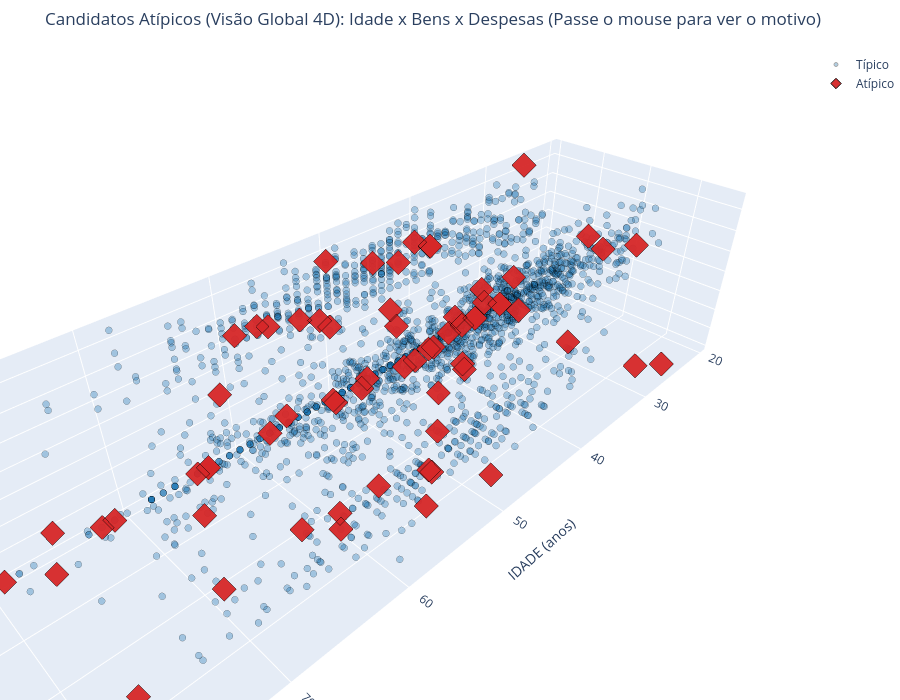

Source (notebook cell):
### Markdown cell above
### O mesmo recorte, em 3D — e a explicação dos pontos que parecem "no meio"

> [!IMPORTANT]
> **Por que alguns pontos atípicos parecem estar misturados "no meio" da nuvem 3D?**  
> O modelo Isolation Forest operou simultaneamente em **4 dimensões** (`IDADE`, `ANOS_ESTUDO`, `Total_Bens_Log`, `Total_Despesas_Contratadas_Log`). No entanto, o gráfico 3D abaixo plota apenas 3 eixos espaciais (`IDADE`, `Total_Bens_Log` e `Total_Despesas_Contratadas_Log`).
>
> A **4ª dimensão (`ANOS_ESTUDO` / Escolaridade)** não possui um eixo geométrico no espaço 3D!  
> Como consequência, candidatos como **Tiririca (CE)**, **Ubirajara É Show Papai (CE)** e **Ditinho Avivip (BA)** possuem patrimônio, idade e despesas perfeitamente compatíveis com os demais candidatos, mas têm **apenas 1 a 4 anos de estudo (Lê e Escreve ou Fundamental Incompleto)** num ecossistema onde a imensa maioria possui Ensino Superior ($z = -4$ e $-5$). No gráfico 3D, eles são projetados no meio da nuvem, mas no espaço 4D real estão totalmente isolados no chão da escolaridade!
>
> 👉 **Passe o mouse sobre os pontos vermelhos:** o tooltip diagnóstico exibe o campo **"🚨 Motivo do Isolamento"**, informando exatamente qual variável causou a atipicidade do candidato!

### Code cell
cores_iso = {'Típico': '#1f77b4', 'Atípico': '#d62728'}

fig3d = go.Figure()
for status, cor in cores_iso.items():
    sub = df_cluster[df_cluster['anomalia_global'] == status]
    
    customdata = np.stack((
        sub['NM_URNA_CANDIDATO'],
        sub['SG_UF'],
        sub['cluster'],
        sub['anomalia_global'],
        sub['score_global'],
        sub['motivo_global'],
        sub['DS_GRAU_INSTRUCAO'],
        sub['ANOS_ESTUDO'],
        sub['Total_Bens'].map(lambda x: f"R$ {x:,.0f}".replace(',', 'X').replace('.', ',').replace('X', '.')),
        sub['Total_Despesas_Contratadas'].map(lambda x: f"R$ {x:,.0f}".replace(',', 'X').replace('.', ',').replace('X', '.'))
    ), axis=-1)

    fig3d.add_trace(go.Scatter3d(
        x=sub['IDADE'], y=sub['Total_Bens_Log'], z=sub['Total_Despesas_Contratadas_Log'],
        mode='markers', name=status,
        customdata=customdata,
        marker=dict(
            size=4 if status == 'Típico' else 8,
            color=cor,
            symbol='circle' if status == 'Típico' else 'diamond',
            opacity=0.35 if status == 'Típico' else 0.95,
            line=dict(width=1, color='black'),
        ),
        hovertemplate=(
            '<b>%{customdata[0]} (%{customdata[1]}) — %{customdata[2]}</b><br>' +
            '<b>Status:</b> %{customdata[3]} (Score: %{customdata[4]:.3f})<br>' +
            '<b>🚨 Motivo do Isolamento:</b> %{customdata[5]}<br>' +
            '----------------------------------------<br>' +
            '<b>Idade:</b> %{x} anos<br>' +
            '<b>Escolaridade:</b> %{customdata[6]} (%{customdata[7]} anos)<br>' +
            '<b>Bens Declarados:</b> %{customdata[8]}<br>' +
            '<b>Despesas Contratadas:</b> %{customdata[9]}<extra></extra>'
        )
    ))

fig3d.update_layout(
    scene=dict(
        xaxis_title='IDADE (anos)',
        yaxis_title='Total_Bens_Log',
        zaxis_title='Total_Despesas_Contratadas_Log'
    ),
    title=f'Candidatos Atípicos (Visão Global 4D): Idade x Bens x Despesas (Passe o mouse para ver o motivo)',
    height=700, margin=dict(l=0, r=0, b=0, t=50),
)
fig3d.show()

# Salvar versão interativa em HTML
fig3d.write_html('images/notebook4/04_grafico_3d_anomalias_global.html')
print("🌐 Gráfico 3D interativo salvo em: images/notebook4/04_grafico_3d_anomalias_global.html")

# ── Versão Estática 3D em Matplotlib para Slides de Apresentação ──────────────
fig_3d_mpl = plt.figure(figsize=(12, 8))
ax_3d = fig_3d_mpl.add_subplot(111, projection='3d')
tipicos = df_cluster[df_cluster['anomalia_global'] == 'Típico']
atipicos = df_cluster[df_cluster['anomalia_global'] == 'Atípico']

ax_3d.scatter(tipicos['IDADE'], tipicos['Total_Bens_Log'], tipicos['Total_Despesas_Contratadas_Log'],
             c='#2b6cb0', alpha=0.25, s=25, label=f'Típico (n={len(tipicos)})')
ax_3d.scatter(atipicos['IDADE'], atipicos['Total_Bens_Log'], atipicos['Total_Despesas_Contratadas_Log'],
             c='#e53e3e', marker='^', alpha=0.95, s=75, edgecolors='black', label=f'Atípico (n={len(atipicos)})')

# Destaque com rótulos para os casos mais discrepantes
destaques = atipicos.sort_values('score_global').head(6)
for _, r in destaques.iterrows():
    ax_3d.text(r['IDADE'], r['Total_Bens_Log'], r['Total_Despesas_Contratadas_Log'],
               f" {r['NM_URNA_CANDIDATO']}", fontsize=8, fontweight='bold', color='#742a2a')

ax_3d.set_xlabel('Idade (anos)', fontweight='bold', labelpad=10)
ax_3d.set_ylabel('Total_Bens_Log', fontweight='bold', labelpad=10)
ax_3d.set_zlabel('Total_Despesas_Log', fontweight='bold', labelpad=10)
ax_3d.set_title('Detecção de Anomalias 3D — Idade x Bens x Despesas (Isolation Forest 3%)\n[Nota: A 4ª dimensão é a Escolaridade]', fontsize=12, fontweight='bold')
ax_3d.legend(loc='upper right')
ax_3d.view_init(elev=22, azim=135)
plt.tight_layout()
plt.savefig('images/notebook4/04_grafico_3d_anomalias_matplotlib.png', dpi=300, bbox_inches='tight')
plt.show()
print("📸 Versão estática salva em: images/notebook4/04_grafico_3d_anomalias_matplotlib.png")

### Figure 1 — Plotly figure (JSON) as saved in the notebook; plotly's stock layout.template omitted (floating-point values rounded to 4 significant figures; data arrays with more than 128 entries replaced by an {"elided": "..."} marker saying what was removed)
{"data": [{"customdata": {"elided": "2123x10 mixed values"}, "hovertemplate": "<b>%{customdata[0]} (%{customdata[1]}) — %{customdata[2]}</b><br><b>Status:</b> %{customdata[3]} (Score: %{customdata[4]:.3f})<br><b>🚨 Motivo do Isolamento:</b> %{customdata[5]}<br>----------------------------------------<br><b>Idade:</b> %{x} anos<br><b>Escolaridade:</b> %{customdata[6]} (%{customdata[7]} anos)<br><b>Bens Declarados:</b> %{customdata[8]}<br><b>Despesas Contratadas:</b> %{customdata[9]}<extra></extra>", "marker": {"color": "#1f77b4", "line": {"color": "black", "width": 1}, "opacity": 0.35, "size": 4, "symbol": "circle"}, "mode": "markers", "name": "Típico", "type": "scatter3d", "x": {"elided": "2123 int values"}, "y": {"elided": "2123 float values"}, "z": {"elided": "2123 float values"}}, {"customdata": {"elided": "66x10 mixed values"}, "hovertemplate": "<b>%{customdata[0]} (%{customdata[1]}) — %{customdata[2]}</b><br><b>Status:</b> %{customdata[3]} (Score: %{customdata[4]:.3f})<br><b>🚨 Motivo do Isolamento:</b> %{customdata[5]}<br>----------------------------------------<br><b>Idade:</b> %{x} anos<br><b>Escolaridade:</b> %{customdata[6]} (%{customdata[7]} anos)<br><b>Bens Declarados:</b> %{customdata[8]}<br><b>Despesas Contratadas:</b> %{customdata[9]}<extra></extra>", "marker": {"color": "#d62728", "line": {"color": "black", "width": 1}, "opacity": 0.95, "size": 8, "symbol": "diamond"}, "mode": "markers", "name": "Atípico", "type": "scatter3d", "x": [59, 27, 64, 55, 47, 55, 72, 46, 59, 38, 57, 70, 56, 61, 28, 47, 54, 63, 62, 56, 48, 27, 51, 53, 63, 50, 43, 71, 31, 46, 52, 45, 78, 40, 59, 38, 50, 25, 47, 42, 56, 62, 57, 60, 77, 35, 57, 79, 61, 25, 33, 51, 28, 51, 53, 27, 31, 26, 48, 50, 79, 49, 45, 28, 42, 69], "y": [11.0, 16.12, 0.0, 16.65, 16.51, 10.92, 0.0, 12.78, 11.29, 0.0, 0.0, 12.21, 15.53, 13.5, 9.798, 9.616, 14.97, 0.0, 9.904, 14.6, 16.17, 0.0, 12.71, 13.88, 0.0, 0.0, 0.0, 0.0, 0.0, 0.0, 9.862, 0.0, 12.42, 0.0, 0.0, 0.0, 11.59, 17.69, 11.9, 12.26, 0.0, 10.31, 0.0, 12.24, 13.82, 0.0, 11.62, 14.97, 0.0, 0.0, 0.0, 0.0, 9.306, 12.37, 0.0, 0.0, 0.0, 13.48, 12.92, 0.0, 0.0, 12.65, 11.68, 11.43, 0.0, 10.82], "z": [0.0, 0.0, 0.0, 11.84, 14.49, 0.0, 0.0, 13.15, 10.33, 10.43, 10.37, 8.517, 14.25, 12.78, 11.36, 0.0, 0.0, 0.0, 10.12, 13.33, 0.0, 0.0, 0.0, 12.93, 0.0, 7.245, 5.969, 0.0, 0.0, 0.0, 12.51, 11.3, 13.22, 11.51, 10.43, 10.46, 10.63, 0.0, 7.892, 13.49, 9.893, 0.0, 0.0, 0.0, 0.0, 0.0, 10.61, 13.16, 6.066, 14.47, 0.0, 8.294, 0.0, 0.0, 9.209, 0.0, 0.0, 11.06, 8.372, 13.27, 0.0, 13.16, 13.39, 10.66, 10.28, 0.0]}], "layout": {"height": 700, "margin": {"b": 0, "l": 0, "r": 0, "t": 50}, "scene": {"xaxis": {"title": {"text": "IDADE (anos)"}}, "yaxis": {"title": {"text": "Total_Bens_Log"}}, "zaxis": {"title": {"text": "Total_Despesas_Contratadas_Log"}}}, "title": {"text": "Candidatos Atípicos (Visão Global 4D): Idade x Bens x Despesas (Passe o mouse para ver o motivo)"}}}
